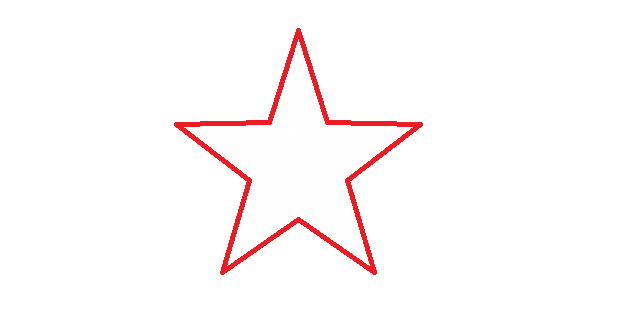
#> input picture src/012-corner-detection/test.jpg, 640 x 320 px
$ python harris_corner_detection.py
#> lines starting #> are read from the running program, lines starting #| are printed output that depends on the picture; after the words box and inside, x2 and y2 are one past the last pixel; in counts of white or black regions, pixels touching at a corner belong together
#> further down, src is the input picture: shape (320, 640, 3); mean B, G, R 250, 249.8, 254.5
import numpy as np
import cv2 as cv

# Harris 角点检测公式推导
def harris(image):
    # 领域中像素大小
    # 求导窗口大小
    # 自由参数
    blockSize = 2
    apertureSize = 3
    k = 0.04

    # 颜色空间转换
    gray = cv.cvtColor(image, cv.COLOR_BGR2GRAY)
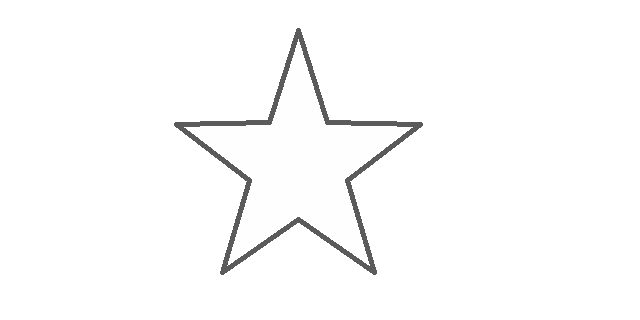
#> gray: shape (320, 640); min 91, max 255, mean 251.2

    # 角点检测：检测的图像|检测中领域像素的大小|窗口大小|自由参数
    dst = cv.cornerHarris(gray, blockSize, apertureSize, k)
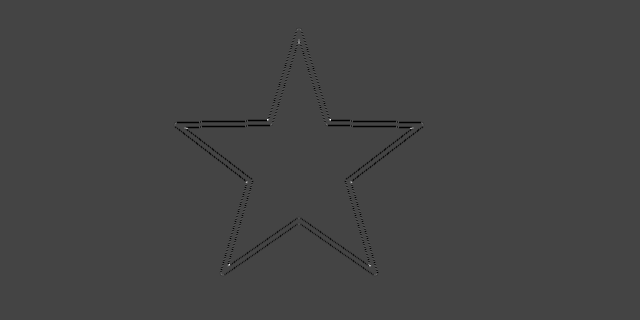
#> dst: shape (320, 640) float32; min -0.00684, max 0.0185, mean -4.04e-05; drawn with min black and max white
    print(dst)
#> (printed output is left out)

    # 获取同类型数组：元组定义返回数组形状 | 返回的数据类型
    dst_norm = np.empty(dst.shape, dtype=np.float32)

    # 归一化处理：输入数组|处理后输出数组|归一化最小值|归一化最大值|归一化类型
    cv.normalize(dst, dst_norm, alpha=0, beta=255, norm_type=cv.NORM_MINMAX)

    # 循环画出归一化后的图像数组，在角区域画圆圈出
    for i in range(dst_norm.shape[0]):
        for j in range(dst_norm.shape[1]):
            if int(dst_norm[i, j]) > 120:
                cv.circle(image, (j, i), 2, (0, 255, 0), 2)
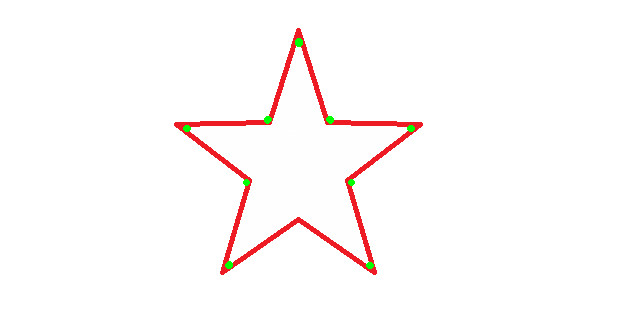
#> image: shape (320, 640, 3); 0.2% of pixels changed, all inside (x1, y1, x2, y2) = (183, 38, 415, 269)

    return image

src = cv.imread("test.jpg")
result = harris(src)

cv.imshow('corners', result)
cv.waitKey(0)
cv.destroyAllWindows()
